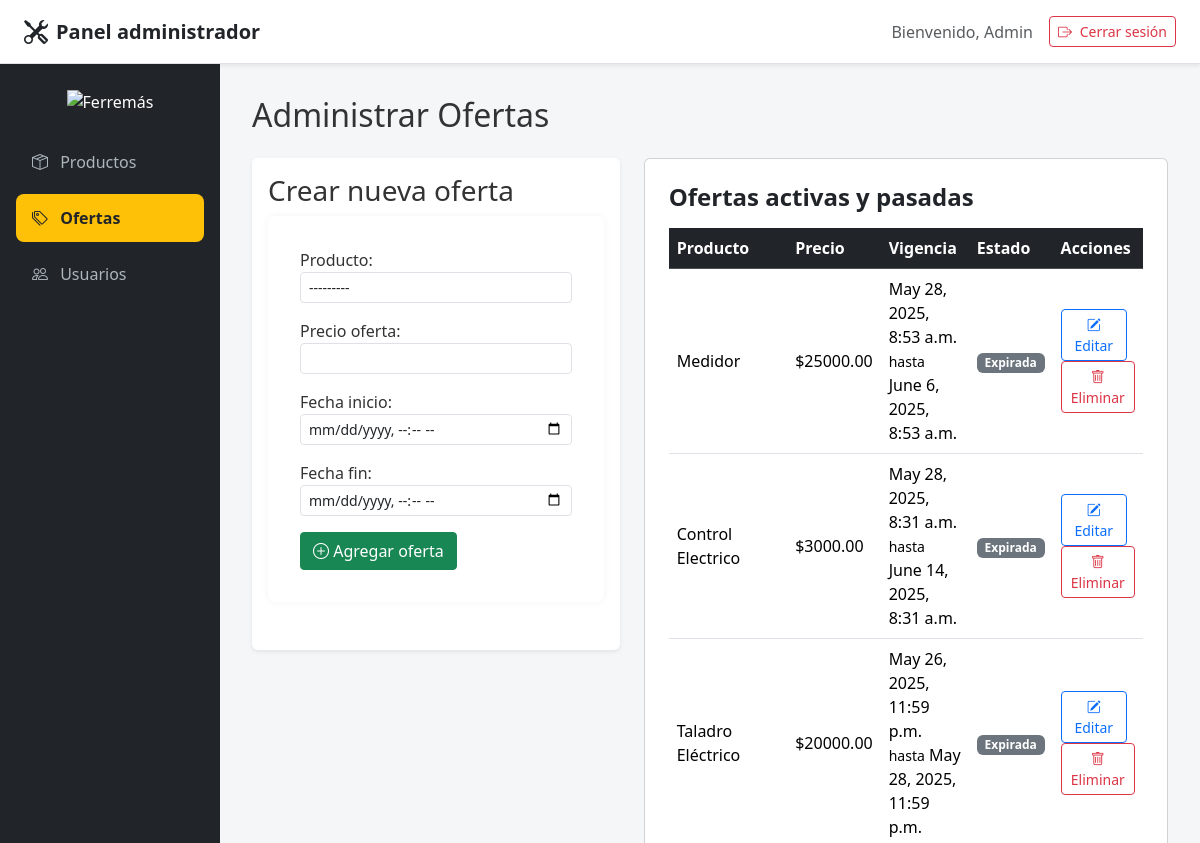
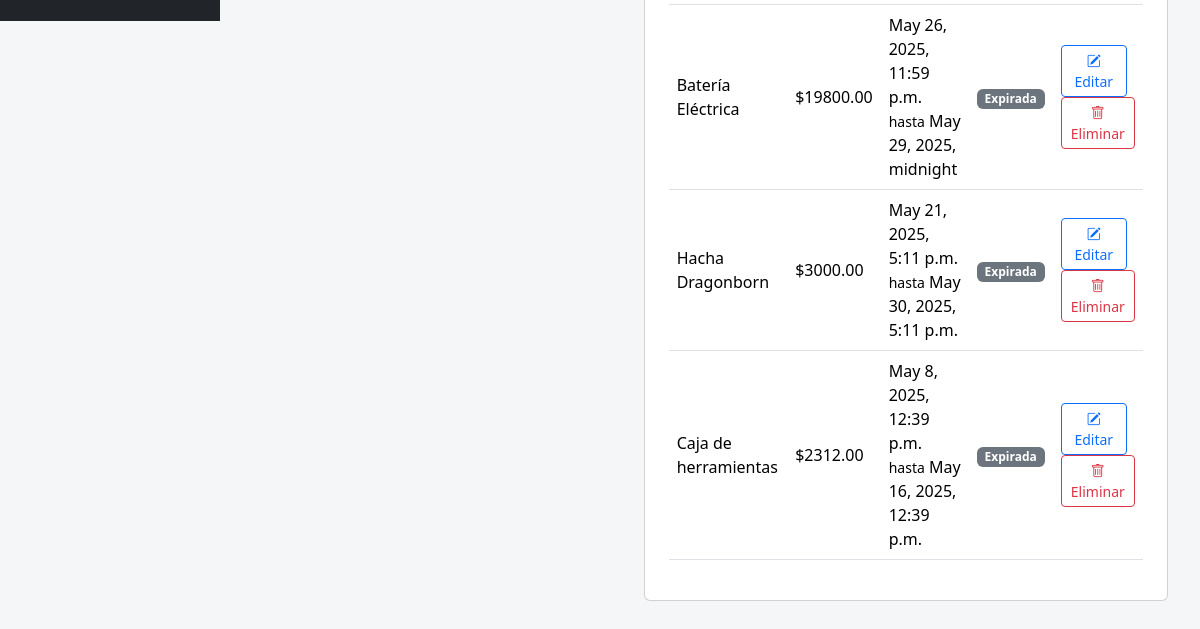
The page /adminpanel/ofertas/ (signed in) on the database as committed earlier (2 pictures, top to bottom).
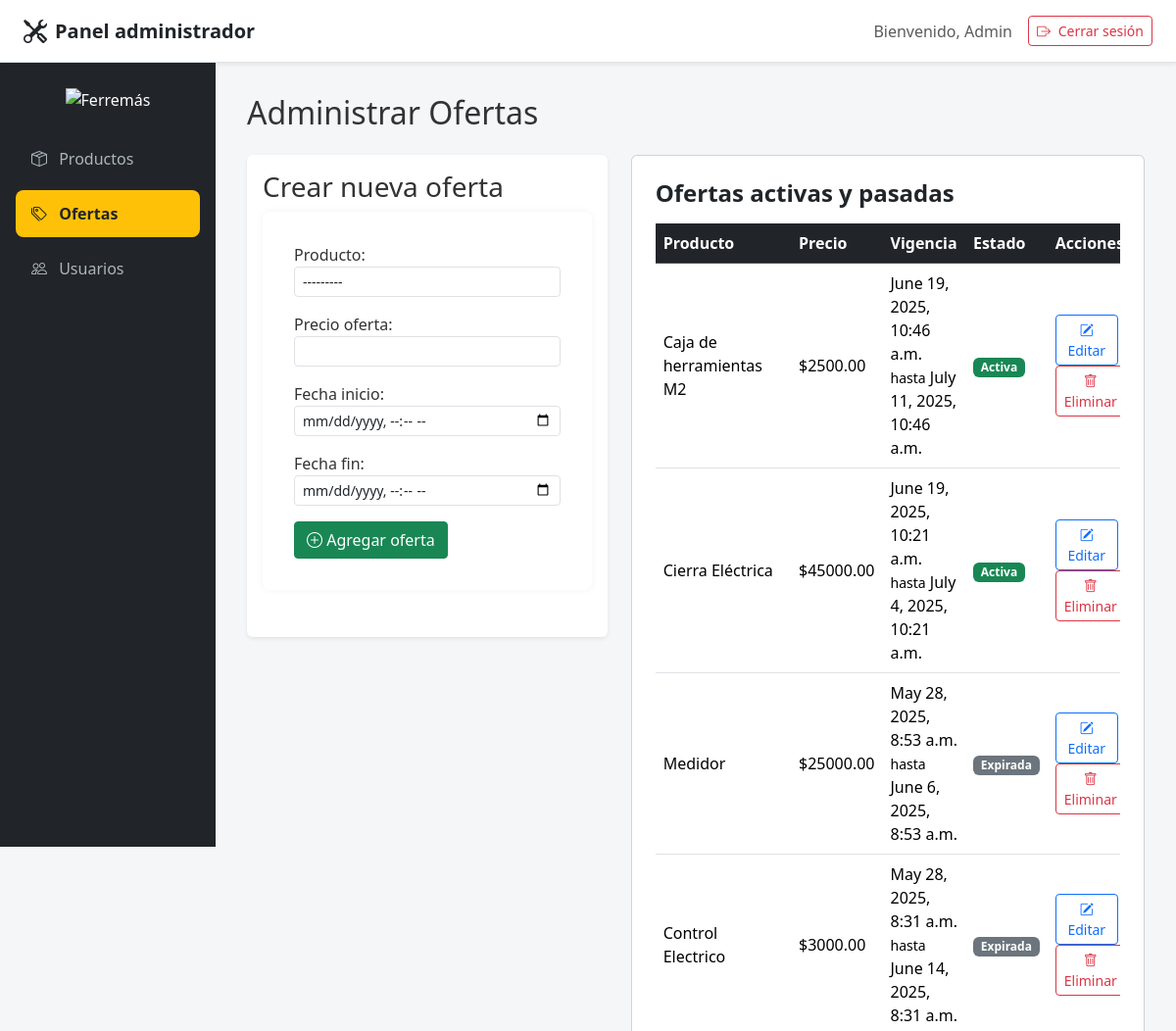
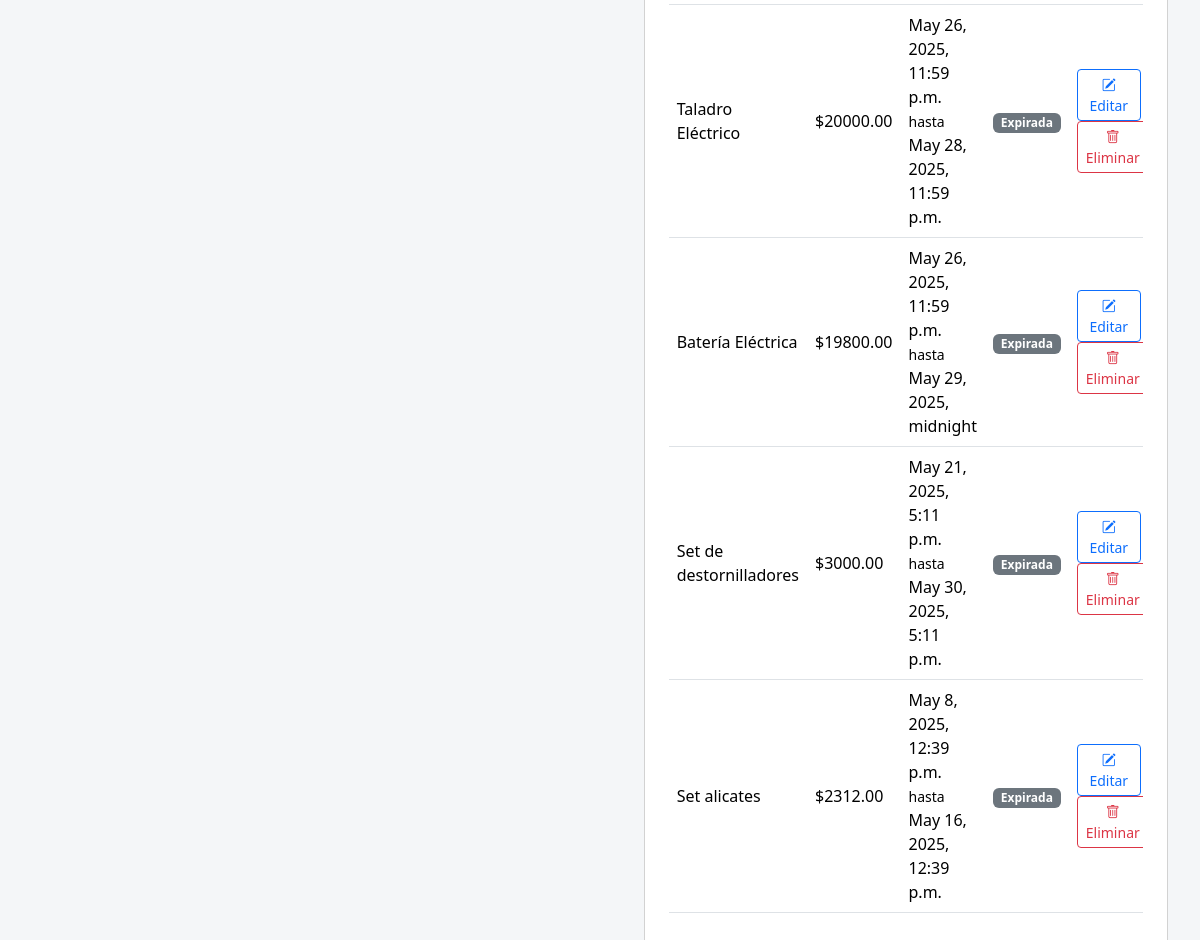
The same page on the database as committed later (2 pictures, top to bottom).
### tienda/models.py (models this page shows, shortened)
class Oferta(models.Model):
    producto = models.ForeignKey(Producto, on_delete=models.CASCADE, related_name='ofertas')
    precio_oferta = models.DecimalField(max_digits=10, decimal_places=2)
    fecha_inicio = models.DateTimeField()
    fecha_fin = models.DateTimeField()
    def esta_activa(self):
        ahora = timezone.now()
        return self.fecha_inicio <= ahora <= self.fecha_fin

class Producto(models.Model):
    CATEGORIAS = [
        ('herramientas', 'Herramientas'),
        ('herramientas_electricas', 'Herramientas Eléctricas'),
        ('herramientas_manuales', 'Herramientas Manuales'),
        ('materiales', 'Materiales'),
        ('accesorios', 'Accesorios'),
        ('pinturas', 'Pinturas'),
        ('electricidad', 'Electricidad'),
        ('inalambricas', 'Inalámbricas'),
        ('medicion', 'Medición'),
    ]
    nombre = models.CharField(max_length=255)
    descripcion = models.TextField()
    categoria = models.CharField(max_length=100, choices=CATEGORIAS)
    stock = models.IntegerField()
    imagen = models.ImageField(upload_to='static/productos/')
    activo = models.BooleanField(default=True)
    def __str__(self):
        return self.nombre

### adminpanel/views.py (the view)
# urls.py: path('ofertas/', views.panel_ofertas, name='panel_ofertas'),
@login_required
@user_passes_test(lambda u: u.is_staff)
def panel_ofertas(request):
    ofertas = Oferta.objects.all().order_by('-fecha_inicio')
    if request.method == 'POST':
        form = OfertaForm(request.POST)
        if form.is_valid():
            form.save()
            messages.success(request, "Oferta creada correctamente.")
            return redirect('panel_ofertas')
    else:
        form = OfertaForm()
    return render(request, 'adminpanel/panel_ofertas.html', {
        'ofertas': ofertas,
        'form': form
    })

### tienda/forms.py (shortened to what this page needs)
class OfertaForm(forms.ModelForm):
    class Meta:
        model = Oferta
        fields = ['producto', 'precio_oferta', 'fecha_inicio', 'fecha_fin']
        widgets = {
            'producto': forms.Select(attrs={'class': 'form-control form-control-sm'}),
            'precio_oferta': forms.NumberInput(attrs={'class': 'form-control form-control-sm'}),
            'fecha_inicio': forms.DateTimeInput(attrs={'type': 'datetime-local', 'class': 'form-control form-control-sm'}),
            'fecha_fin': forms.DateTimeInput(attrs={'type': 'datetime-local', 'class': 'form-control form-control-sm'}),
        }

### tienda/context_processors.py (called while the page is built, shortened)
def carrito_context(request):
    carrito = request.session.get('carrito', {})
    items = []
    total = 0
    return {
        'carrito_items': items,
        'carrito_total': total
    }

### adminpanel/templates/adminpanel/panel_ofertas.html (shortened to what this page needs)
{% extends 'base_admin.html' %}
{% block content %}
<h2 class="mb-4">Administrar Ofertas</h2>
<div class="row">
  <div class="col-md-5">
    <div class="p-3 bg-white rounded shadow-sm mb-4">
      <h3>Crear nueva oferta</h3>
      <form method="POST">
        {{ form.as_p }}
        <button type="submit" class="btn btn-success">
          <i class="bi bi-plus-circle"></i> Agregar oferta
        </button>
      </form>
    </div>
  </div>
  <div class="col-md-7">
    <div class="card p-4">
  <h4 class="fw-bold mb-3">Ofertas activas y pasadas</h4>
  <div class="table-responsive">
    <table class="table table-hover align-middle">
      <thead class="table-dark">
        <tr>
          <th>Producto</th>
          <th>Precio</th>
          <th>Vigencia</th>
          <th>Estado</th>
          <th>Acciones</th>
        </tr>
      </thead>
      <tbody>
        {% for oferta in ofertas %}
        <tr>
          <td>{{ oferta.producto.nombre }}</td>
          <td>${{ oferta.precio_oferta }}</td>
          <td>
            {{ oferta.fecha_inicio }}<br>
            <small>hasta</small> {{ oferta.fecha_fin }}
          </td>
          <td>
            {% if oferta.esta_activa %}
              <span class="badge bg-success">Activa</span>
            {% else %}
              <span class="badge bg-secondary">Expirada</span>
            {% endif %}
          </td>
          <td>
            <a href="{% url 'editar_oferta' oferta.id %}" class="btn btn-sm btn-outline-primary me-2">
              <i class="bi bi-pencil-square"></i> Editar
            </a>
            <a href="{% url 'eliminar_oferta' oferta.id %}" class="btn btn-sm btn-outline-danger"
                onclick="return confirm('¿Seguro que quieres eliminar esta oferta?')">
              <i class="bi bi-trash"></i> Eliminar
            </a>
          </td>
        </tr>
        {% endfor %}
      </tbody>
    </table>
  </div>
</div>
</div>
  </div>
</div>
{% endblock %}

Rows that differ between the two databases and show on the page:
added Oferta: producto.nombre "Caja de herramientas M2", precio_oferta "2500.00", fecha_inicio "June 19, 2025, 10:46 a.m.", fecha_fin "July 11, 2025, 10:46 a.m.", shows "Activa"
added Oferta: producto.nombre "Cierra Eléctrica", precio_oferta "45000.00", fecha_inicio "June 19, 2025, 10:21 a.m.", fecha_fin "July 4, 2025, 10:21 a.m.", shows "Activa"
changed through a linked row, Oferta: producto.nombre "Hacha Dragonborn" → "Set de destornilladores"
changed through a linked row, Oferta: producto.nombre "Caja de herramientas" → "Set alicates"
